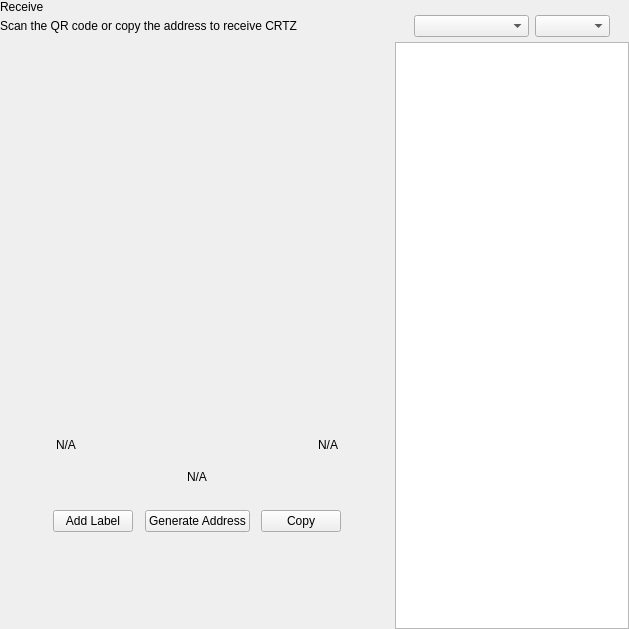
<?xml version="1.0" encoding="UTF-8"?>
<ui version="4.0">
 <class>ReceiveWidget</class>
 <widget class="QWidget" name="ReceiveWidget">
  <property name="geometry">
   <rect>
    <x>0</x>
    <y>0</y>
    <width>629</width>
    <height>629</height>
   </rect>
  </property>
  <property name="minimumSize">
   <size>
    <width>0</width>
    <height>0</height>
   </size>
  </property>
  <property name="windowTitle">
   <string>Form</string>
  </property>
  <layout class="QHBoxLayout" name="horizontalLayout_2" stretch="2,1">
   <property name="spacing">
    <number>0</number>
   </property>
   <property name="leftMargin">
    <number>0</number>
   </property>
   <property name="topMargin">
    <number>0</number>
   </property>
   <property name="rightMargin">
    <number>0</number>
   </property>
   <property name="bottomMargin">
    <number>0</number>
   </property>
   <item>
    <widget class="QWidget" name="left" native="true">
     <layout class="QVBoxLayout" name="verticalLayout_3">
      <property name="leftMargin">
       <number>0</number>
      </property>
      <property name="topMargin">
       <number>0</number>
      </property>
      <property name="rightMargin">
       <number>0</number>
      </property>
      <property name="bottomMargin">
       <number>0</number>
      </property>
      <item>
       <layout class="QVBoxLayout" name="verticalLayout_2">
        <property name="spacing">
         <number>0</number>
        </property>
        <property name="leftMargin">
         <number>0</number>
        </property>
        <item>
         <layout class="QHBoxLayout" name="horizontalLayout_3">
          <property name="spacing">
           <number>0</number>
          </property>
          <item>
           <layout class="QVBoxLayout" name="verticalLayout_4">
            <property name="spacing">
             <number>5</number>
            </property>
            <item>
             <widget class="QLabel" name="labelTitle">
              <property name="text">
               <string>Receive</string>
              </property>
             </widget>
            </item>
            <item alignment="Qt::AlignTop">
             <widget class="QLabel" name="labelSubtitle1">
              <property name="text">
               <string>Scan the QR code or copy the address to receive CRTZ</string>
              </property>
             </widget>
            </item>
           </layout>
          </item>
          <item>
           <spacer name="horizontalSpacer">
            <property name="orientation">
             <enum>Qt::Horizontal</enum>
            </property>
            <property name="sizeHint" stdset="0">
             <size>
              <width>40</width>
              <height>20</height>
             </size>
            </property>
           </spacer>
          </item>
         </layout>
        </item>
        <item>
         <spacer name="verticalSpacer_2">
          <property name="orientation">
           <enum>Qt::Vertical</enum>
          </property>
          <property name="sizeType">
           <enum>QSizePolicy::Expanding</enum>
          </property>
          <property name="sizeHint" stdset="0">
           <size>
            <width>20</width>
            <height>50</height>
           </size>
          </property>
         </spacer>
        </item>
        <item alignment="Qt::AlignHCenter">
         <widget class="QWidget" name="layoutQR" native="true">
          <property name="maximumSize">
           <size>
            <width>510</width>
            <height>16777215</height>
           </size>
          </property>
          <layout class="QVBoxLayout" name="verticalLayoutQr">
           <item>
            <spacer name="verticalSpacer11">
             <property name="orientation">
              <enum>Qt::Vertical</enum>
             </property>
             <property name="sizeType">
              <enum>QSizePolicy::Fixed</enum>
             </property>
             <property name="sizeHint" stdset="0">
              <size>
               <width>20</width>
               <height>20</height>
              </size>
             </property>
            </spacer>
           </item>
           <item alignment="Qt::AlignHCenter">
            <widget class="QLabel" name="labelQrImg">
             <property name="minimumSize">
              <size>
               <width>260</width>
               <height>260</height>
              </size>
             </property>
             <property name="maximumSize">
              <size>
               <width>260</width>
               <height>260</height>
              </size>
             </property>
             <property name="text">
              <string/>
             </property>
             <property name="alignment">
              <set>Qt::AlignCenter</set>
             </property>
            </widget>
           </item>
           <item>
            <spacer name="verticalSpacer_21">
             <property name="orientation">
              <enum>Qt::Vertical</enum>
             </property>
             <property name="sizeType">
              <enum>QSizePolicy::Fixed</enum>
             </property>
             <property name="sizeHint" stdset="0">
              <size>
               <width>20</width>
               <height>30</height>
              </size>
             </property>
            </spacer>
           </item>
           <item>
            <widget class="QWidget" name="widget" native="true">
             <property name="minimumSize">
              <size>
               <width>0</width>
               <height>0</height>
              </size>
             </property>
             <layout class="QHBoxLayout" name="horizontalLayout_5">
              <item>
               <widget class="QLabel" name="labelLabel">
                <property name="text">
                 <string notr="true">N/A</string>
                </property>
               </widget>
              </item>
              <item>
               <spacer name="horizontalSpacer_2">
                <property name="orientation">
                 <enum>Qt::Horizontal</enum>
                </property>
                <property name="sizeHint" stdset="0">
                 <size>
                  <width>141</width>
                  <height>20</height>
                 </size>
                </property>
               </spacer>
              </item>
              <item>
               <widget class="QLabel" name="labelDate">
                <property name="text">
                 <string notr="true">N/A</string>
                </property>
                <property name="alignment">
                 <set>Qt::AlignRight|Qt::AlignTrailing|Qt::AlignVCenter</set>
                </property>
               </widget>
              </item>
             </layout>
            </widget>
           </item>
           <item>
            <widget class="QLabel" name="labelAddress">
             <property name="sizePolicy">
              <sizepolicy hsizetype="Expanding" vsizetype="Preferred">
               <horstretch>0</horstretch>
               <verstretch>0</verstretch>
              </sizepolicy>
             </property>
             <property name="minimumSize">
              <size>
               <width>300</width>
               <height>0</height>
              </size>
             </property>
             <property name="text">
              <string notr="true">N/A</string>
             </property>
             <property name="alignment">
              <set>Qt::AlignCenter</set>
             </property>
            </widget>
           </item>
           <item>
            <spacer name="verticalSpacer_4">
             <property name="orientation">
              <enum>Qt::Vertical</enum>
             </property>
             <property name="sizeType">
              <enum>QSizePolicy::Fixed</enum>
             </property>
             <property name="sizeHint" stdset="0">
              <size>
               <width>20</width>
               <height>20</height>
              </size>
             </property>
            </spacer>
           </item>
           <item>
            <layout class="QHBoxLayout" name="horizontalLayout_4">
             <item alignment="Qt::AlignHCenter">
              <widget class="QPushButton" name="pushButtonLabel">
               <property name="focusPolicy">
                <enum>Qt::NoFocus</enum>
               </property>
               <property name="text">
                <string>Add Label</string>
               </property>
              </widget>
             </item>
             <item alignment="Qt::AlignHCenter">
              <widget class="QPushButton" name="pushButtonNewAddress">
               <property name="focusPolicy">
                <enum>Qt::NoFocus</enum>
               </property>
               <property name="text">
                <string>Generate Address</string>
               </property>
              </widget>
             </item>
             <item alignment="Qt::AlignHCenter">
              <widget class="QPushButton" name="pushButtonCopy">
               <property name="focusPolicy">
                <enum>Qt::NoFocus</enum>
               </property>
               <property name="text">
                <string>Copy</string>
               </property>
              </widget>
             </item>
            </layout>
           </item>
           <item>
            <spacer name="verticalSpacer_3">
             <property name="orientation">
              <enum>Qt::Vertical</enum>
             </property>
             <property name="sizeType">
              <enum>QSizePolicy::Expanding</enum>
             </property>
             <property name="sizeHint" stdset="0">
              <size>
               <width>20</width>
               <height>20</height>
              </size>
             </property>
            </spacer>
           </item>
          </layout>
         </widget>
        </item>
        <item>
         <spacer name="verticalSpacer">
          <property name="orientation">
           <enum>Qt::Vertical</enum>
          </property>
          <property name="sizeHint" stdset="0">
           <size>
            <width>20</width>
            <height>40</height>
           </size>
          </property>
         </spacer>
        </item>
       </layout>
      </item>
     </layout>
    </widget>
   </item>
   <item>
    <widget class="QWidget" name="right" native="true">
     <layout class="QVBoxLayout" name="verticalLayout_5">
      <property name="spacing">
       <number>0</number>
      </property>
      <property name="leftMargin">
       <number>1</number>
      </property>
      <property name="topMargin">
       <number>0</number>
      </property>
      <property name="rightMargin">
       <number>0</number>
      </property>
      <property name="bottomMargin">
       <number>0</number>
      </property>
      <item>
       <layout class="QVBoxLayout" name="container_right">
        <property name="spacing">
         <number>0</number>
        </property>
        <property name="leftMargin">
         <number>0</number>
        </property>
        <property name="rightMargin">
         <number>0</number>
        </property>
        <item>
         <layout class="QVBoxLayout" name="verticalLayout">
          <property name="spacing">
           <number>6</number>
          </property>
          <property name="leftMargin">
           <number>19</number>
          </property>
          <property name="rightMargin">
           <number>19</number>
          </property>
          <item>
           <widget class="OptionButton" name="btnRequest" native="true"/>
          </item>
          <item>
           <widget class="OptionButton" name="btnMyAddresses" native="true">
            <property name="sizePolicy">
             <sizepolicy hsizetype="Preferred" vsizetype="Minimum">
              <horstretch>0</horstretch>
              <verstretch>0</verstretch>
             </sizepolicy>
            </property>
           </widget>
          </item>
         </layout>
        </item>
        <item>
         <widget class="QWidget" name="sortWidget" native="true">
          <layout class="QHBoxLayout" name="horizontalLayout_6">
           <property name="leftMargin">
            <number>19</number>
           </property>
           <property name="rightMargin">
            <number>19</number>
           </property>
           <property name="bottomMargin">
            <number>5</number>
           </property>
           <item>
            <spacer name="horizontalSpacer_3">
             <property name="orientation">
              <enum>Qt::Horizontal</enum>
             </property>
             <property name="sizeHint" stdset="0">
              <size>
               <width>40</width>
               <height>20</height>
              </size>
             </property>
            </spacer>
           </item>
           <item>
            <widget class="QComboBox" name="comboBoxSort">
             <property name="sizePolicy">
              <sizepolicy hsizetype="Preferred" vsizetype="Fixed">
               <horstretch>0</horstretch>
               <verstretch>0</verstretch>
              </sizepolicy>
             </property>
             <property name="minimumSize">
              <size>
               <width>115</width>
               <height>0</height>
              </size>
             </property>
            </widget>
           </item>
           <item>
            <widget class="QComboBox" name="comboBoxSortOrder">
             <property name="sizePolicy">
              <sizepolicy hsizetype="Preferred" vsizetype="Fixed">
               <horstretch>0</horstretch>
               <verstretch>0</verstretch>
              </sizepolicy>
             </property>
             <property name="minimumSize">
              <size>
               <width>75</width>
               <height>0</height>
              </size>
             </property>
            </widget>
           </item>
          </layout>
         </widget>
        </item>
        <item>
         <widget class="QListView" name="listViewAddress"/>
        </item>
       </layout>
      </item>
     </layout>
    </widget>
   </item>
  </layout>
 </widget>
 <customwidgets>
  <customwidget>
   <class>OptionButton</class>
   <extends>QWidget</extends>
   <header>qt/pivx/optionbutton.h</header>
   <container>1</container>
  </customwidget>
 </customwidgets>
 <resources/>
 <connections/>
</ui>
